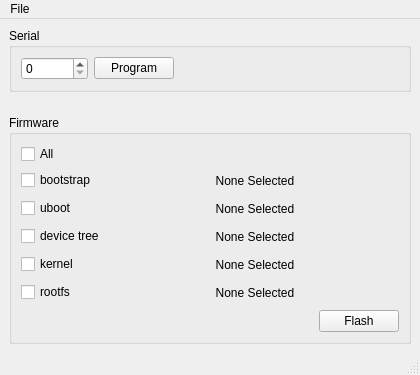
<?xml version="1.0" encoding="UTF-8"?>
<ui version="4.0">
 <class>main_window</class>
 <widget class="QMainWindow" name="main_window">
  <property name="geometry">
   <rect>
    <x>0</x>
    <y>0</y>
    <width>420</width>
    <height>375</height>
   </rect>
  </property>
  <property name="windowTitle">
   <string>MainWindow</string>
  </property>
  <widget class="QWidget" name="central_widget">
   <layout class="QVBoxLayout" name="verticalLayout_3">
    <item>
     <widget class="QGroupBox" name="serial_box">
      <property name="title">
       <string>Serial</string>
      </property>
      <layout class="QVBoxLayout" name="verticalLayout">
       <item>
        <layout class="QHBoxLayout" name="horizontalLayout_2">
         <item>
          <widget class="QSpinBox" name="serial_spinbox">
           <property name="suffix">
            <string/>
           </property>
           <property name="prefix">
            <string/>
           </property>
           <property name="maximum">
            <number>1000000</number>
           </property>
          </widget>
         </item>
         <item>
          <widget class="QPushButton" name="program_button">
           <property name="text">
            <string>Program</string>
           </property>
          </widget>
         </item>
         <item>
          <spacer name="horizontalSpacer">
           <property name="orientation">
            <enum>Qt::Horizontal</enum>
           </property>
           <property name="sizeHint" stdset="0">
            <size>
             <width>40</width>
             <height>20</height>
            </size>
           </property>
          </spacer>
         </item>
        </layout>
       </item>
      </layout>
     </widget>
    </item>
    <item>
     <spacer name="vertical_spacer_2">
      <property name="orientation">
       <enum>Qt::Vertical</enum>
      </property>
      <property name="sizeHint" stdset="0">
       <size>
        <width>17</width>
        <height>13</height>
       </size>
      </property>
     </spacer>
    </item>
    <item>
     <widget class="QGroupBox" name="flash_box">
      <property name="title">
       <string>Firmware</string>
      </property>
      <layout class="QVBoxLayout" name="verticalLayout_2">
       <item>
        <layout class="QFormLayout" name="form_layout">
         <property name="fieldGrowthPolicy">
          <enum>QFormLayout::AllNonFixedFieldsGrow</enum>
         </property>
         <item row="1" column="0">
          <widget class="QCheckBox" name="all_selected">
           <property name="text">
            <string>All</string>
           </property>
          </widget>
         </item>
         <item row="2" column="0">
          <widget class="QCheckBox" name="bootstrap_selected">
           <property name="text">
            <string>bootstrap</string>
           </property>
          </widget>
         </item>
         <item row="2" column="1">
          <widget class="QPushButton" name="bootstrap_button">
           <property name="text">
            <string>None Selected</string>
           </property>
           <property name="flat">
            <bool>true</bool>
           </property>
          </widget>
         </item>
         <item row="3" column="0">
          <widget class="QCheckBox" name="uboot_selected">
           <property name="text">
            <string>uboot</string>
           </property>
          </widget>
         </item>
         <item row="3" column="1">
          <widget class="QPushButton" name="uboot_button">
           <property name="text">
            <string>None Selected</string>
           </property>
           <property name="flat">
            <bool>true</bool>
           </property>
          </widget>
         </item>
         <item row="5" column="0">
          <widget class="QCheckBox" name="kernel_selected">
           <property name="text">
            <string>kernel</string>
           </property>
          </widget>
         </item>
         <item row="5" column="1">
          <widget class="QPushButton" name="kernel_button">
           <property name="text">
            <string>None Selected</string>
           </property>
           <property name="flat">
            <bool>true</bool>
           </property>
          </widget>
         </item>
         <item row="6" column="0">
          <widget class="QCheckBox" name="rootfs_selected">
           <property name="text">
            <string>rootfs</string>
           </property>
          </widget>
         </item>
         <item row="6" column="1">
          <widget class="QPushButton" name="rootfs_button">
           <property name="text">
            <string>None Selected</string>
           </property>
           <property name="flat">
            <bool>true</bool>
           </property>
          </widget>
         </item>
         <item row="4" column="0">
          <widget class="QCheckBox" name="fdt_selected">
           <property name="text">
            <string>device tree</string>
           </property>
          </widget>
         </item>
         <item row="4" column="1">
          <widget class="QPushButton" name="fdt_button">
           <property name="text">
            <string>None Selected</string>
           </property>
           <property name="flat">
            <bool>true</bool>
           </property>
          </widget>
         </item>
        </layout>
       </item>
       <item>
        <layout class="QHBoxLayout" name="horizontal_layout">
         <item>
          <spacer name="horizontal_spacer">
           <property name="orientation">
            <enum>Qt::Horizontal</enum>
           </property>
           <property name="sizeHint" stdset="0">
            <size>
             <width>40</width>
             <height>20</height>
            </size>
           </property>
          </spacer>
         </item>
         <item>
          <widget class="QPushButton" name="flash_button">
           <property name="text">
            <string>Flash</string>
           </property>
          </widget>
         </item>
        </layout>
       </item>
      </layout>
     </widget>
    </item>
   </layout>
  </widget>
  <widget class="QMenuBar" name="menubar">
   <property name="geometry">
    <rect>
     <x>0</x>
     <y>0</y>
     <width>420</width>
     <height>25</height>
    </rect>
   </property>
   <widget class="QMenu" name="menu_file">
    <property name="title">
     <string>File</string>
    </property>
    <addaction name="action_open"/>
    <addaction name="action_save"/>
    <addaction name="action_save_as"/>
    <addaction name="action_exit"/>
   </widget>
   <addaction name="menu_file"/>
  </widget>
  <widget class="QStatusBar" name="statusbar"/>
  <action name="action_open">
   <property name="text">
    <string>&amp;Open Config</string>
   </property>
   <property name="shortcut">
    <string>Ctrl+O</string>
   </property>
  </action>
  <action name="action_exit">
   <property name="text">
    <string>E&amp;xit</string>
   </property>
   <property name="shortcut">
    <string>Ctrl+X</string>
   </property>
  </action>
  <action name="action_save">
   <property name="text">
    <string>&amp;Save Config</string>
   </property>
   <property name="shortcut">
    <string>Ctrl+S</string>
   </property>
  </action>
  <action name="action_save_as">
   <property name="text">
    <string>Save &amp;As</string>
   </property>
   <property name="shortcut">
    <string>Ctrl+A</string>
   </property>
  </action>
 </widget>
 <resources/>
 <connections/>
</ui>
